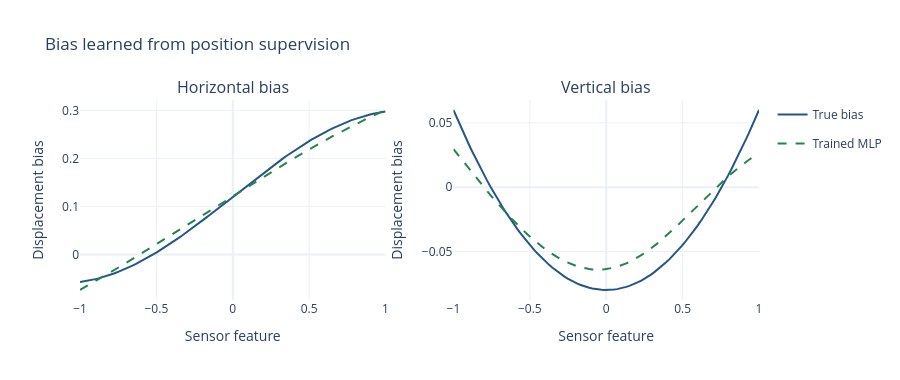
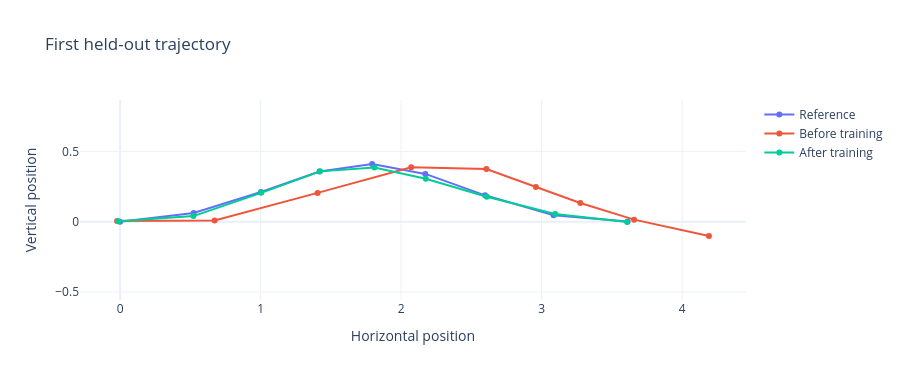

The notebook cell saved with these charts, in order:
### Markdown cell above
The trained network approximates the sensor bias that generated the measurements.
Because we chose that bias when creating the data, we can compare the network's
predictions with it at 100 feature values between $-1$ and $1$. Training used
position errors rather than these bias values as its loss.

The first validation path also moves closer to its reference positions after
training. The final plot compares the estimated positions before and after
the weight updates with the reference path. Equal horizontal and vertical
scales preserve the shape of the paths.

### Code cell
feature_grid = np.linspace(-1.0, 1.0, 100)
with torch.no_grad():
    learned_bias = model(torch.tensor(feature_grid[:, None], dtype=dtype)).numpy()

bias_figure = make_subplots(rows=1, cols=2, subplot_titles=("Horizontal bias", "Vertical bias"))
for coordinate in range(2):
    for label, values, dash, color in (
        ("True bias", sensor_bias(feature_grid), "solid", "#245785"),
        ("Trained MLP", learned_bias, "dash", "#25834c"),
    ):
        bias_figure.add_scatter(
            x=feature_grid, y=values[:, coordinate], name=label, legendgroup=label,
            showlegend=coordinate == 0, line=dict(dash=dash, color=color), row=1, col=coordinate + 1,
        )
bias_figure.update_xaxes(title_text="Sensor feature")
bias_figure.update_yaxes(title_text="Displacement bias")
bias_figure.update_layout(title="Bias learned from position supervision", template="plotly_white", height=380)
bias_figure.show()

trajectory_figure = go.Figure()
for label, points in (
    ("Reference", validation_data[0]["truth"]),
    ("Before training", np.array([before_training.atPoint2(X(i)) for i in range(steps_per_trajectory + 1)])),
    ("After training", np.array([after_training.atPoint2(X(i)) for i in range(steps_per_trajectory + 1)])),
):
    trajectory_figure.add_scatter(x=points[:, 0], y=points[:, 1], mode="lines+markers", name=label)
trajectory_figure.update_layout(
    title="First held-out trajectory", xaxis_title="Horizontal position",
    yaxis_title="Vertical position", yaxis=dict(scaleanchor="x", scaleratio=1),
    template="plotly_white", height=380,
)
trajectory_figure.show()
